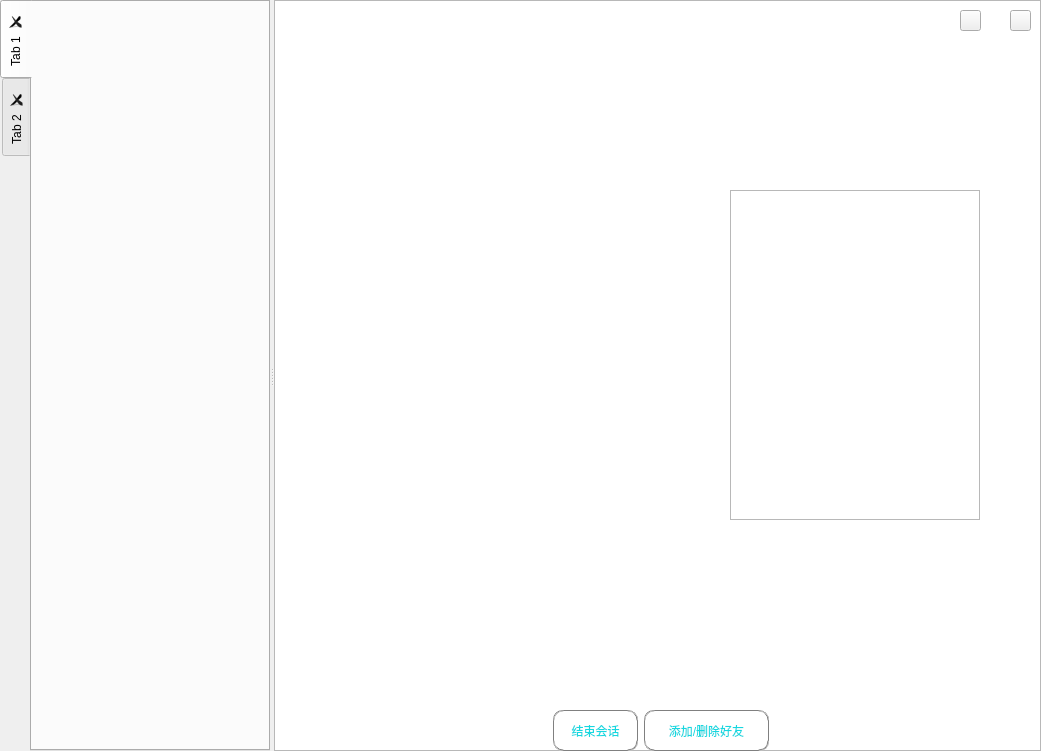
<?xml version="1.0" encoding="UTF-8"?>
<ui version="4.0">
 <class>MainInterface</class>
 <widget class="QWidget" name="MainInterface">
  <property name="geometry">
   <rect>
    <x>0</x>
    <y>0</y>
    <width>1041</width>
    <height>751</height>
   </rect>
  </property>
  <property name="windowTitle">
   <string>Form</string>
  </property>
  <property name="windowIcon">
   <iconset resource="Photo.qrc">
    <normaloff>:/new/prefix1/photo/icon.png</normaloff>:/new/prefix1/photo/icon.png</iconset>
  </property>
  <property name="layoutDirection">
   <enum>Qt::LeftToRight</enum>
  </property>
  <widget class="QSplitter" name="splitter">
   <property name="geometry">
    <rect>
     <x>0</x>
     <y>0</y>
     <width>1041</width>
     <height>751</height>
    </rect>
   </property>
   <property name="orientation">
    <enum>Qt::Horizontal</enum>
   </property>
   <widget class="QTabWidget" name="tabWidget">
    <property name="sizePolicy">
     <sizepolicy hsizetype="Expanding" vsizetype="Expanding">
      <horstretch>0</horstretch>
      <verstretch>0</verstretch>
     </sizepolicy>
    </property>
    <property name="minimumSize">
     <size>
      <width>270</width>
      <height>0</height>
     </size>
    </property>
    <property name="maximumSize">
     <size>
      <width>290</width>
      <height>16777215</height>
     </size>
    </property>
    <property name="styleSheet">
     <string notr="true"/>
    </property>
    <property name="tabPosition">
     <enum>QTabWidget::West</enum>
    </property>
    <property name="currentIndex">
     <number>0</number>
    </property>
    <property name="tabsClosable">
     <bool>true</bool>
    </property>
    <widget class="QWidget" name="tab">
     <attribute name="title">
      <string>Tab 1</string>
     </attribute>
    </widget>
    <widget class="QWidget" name="tab_2">
     <attribute name="title">
      <string>Tab 2</string>
     </attribute>
    </widget>
   </widget>
   <widget class="QWidget" name="layoutWidget">
    <layout class="QGridLayout" name="gridLayout">
     <item row="0" column="0" rowspan="2" colspan="2">
      <widget class="QListWidget" name="listWidget">
       <property name="minimumSize">
        <size>
         <width>220</width>
         <height>0</height>
        </size>
       </property>
       <property name="styleSheet">
        <string notr="true">font: 15pt &quot;Agency FB&quot;;
background-image: url(:/new/prefix1/photo/color.png);</string>
       </property>
      </widget>
     </item>
     <item row="1" column="1">
      <layout class="QVBoxLayout" name="verticalLayout">
       <item>
        <spacer name="verticalSpacer">
         <property name="orientation">
          <enum>Qt::Vertical</enum>
         </property>
         <property name="sizeHint" stdset="0">
          <size>
           <width>20</width>
           <height>40</height>
          </size>
         </property>
        </spacer>
       </item>
       <item>
        <layout class="QHBoxLayout" name="horizontalLayout">
         <item>
          <spacer name="horizontalSpacer">
           <property name="orientation">
            <enum>Qt::Horizontal</enum>
           </property>
           <property name="sizeHint" stdset="0">
            <size>
             <width>40</width>
             <height>20</height>
            </size>
           </property>
          </spacer>
         </item>
         <item>
          <widget class="QPushButton" name="pushButton_delete">
           <property name="minimumSize">
            <size>
             <width>85</width>
             <height>41</height>
            </size>
           </property>
           <property name="maximumSize">
            <size>
             <width>85</width>
             <height>41</height>
            </size>
           </property>
           <property name="styleSheet">
            <string notr="true">background-image: url(:/new/prefix1/photo/white.png);
font: 10pt &quot;幼圆&quot;;
color: rgb(21, 216, 224);
border:0.5px groove gray;border-radius:10px;padding:2px 4px;</string>
           </property>
           <property name="text">
            <string> 结束会话 </string>
           </property>
          </widget>
         </item>
         <item>
          <widget class="QPushButton" name="pushButton_addordelete">
           <property name="minimumSize">
            <size>
             <width>125</width>
             <height>41</height>
            </size>
           </property>
           <property name="maximumSize">
            <size>
             <width>125</width>
             <height>41</height>
            </size>
           </property>
           <property name="styleSheet">
            <string notr="true">background-image: url(:/new/prefix1/photo/white.png);
color: rgb(21, 216, 224);
border:0.5px groove gray;border-radius:10px;padding:2px 4px;
font: 10pt &quot;幼圆&quot;;</string>
           </property>
           <property name="text">
            <string> 添加/删除好友 </string>
           </property>
          </widget>
         </item>
         <item>
          <spacer name="horizontalSpacer_2">
           <property name="orientation">
            <enum>Qt::Horizontal</enum>
           </property>
           <property name="sizeHint" stdset="0">
            <size>
             <width>40</width>
             <height>20</height>
            </size>
           </property>
          </spacer>
         </item>
        </layout>
       </item>
      </layout>
     </item>
    </layout>
   </widget>
  </widget>
  <widget class="QTextEdit" name="textEdit_friInfo">
   <property name="geometry">
    <rect>
     <x>730</x>
     <y>190</y>
     <width>250</width>
     <height>330</height>
    </rect>
   </property>
   <property name="styleSheet">
    <string notr="true">font: 14pt &quot;幼圆&quot;;
background-image: url(:/new/prefix1/photo/color.png);
color: rgb(255, 255, 255);
border:0px groove gray；</string>
   </property>
   <property name="readOnly">
    <bool>true</bool>
   </property>
   <property name="html">
    <string>&lt;!DOCTYPE HTML PUBLIC &quot;-//W3C//DTD HTML 4.0//EN&quot; &quot;http://www.w3.org/TR/REC-html40/strict.dtd&quot;&gt;
&lt;html&gt;&lt;head&gt;&lt;meta name=&quot;qrichtext&quot; content=&quot;1&quot; /&gt;&lt;style type=&quot;text/css&quot;&gt;
p, li { white-space: pre-wrap; }
&lt;/style&gt;&lt;/head&gt;&lt;body style=&quot; font-family:'幼圆'; font-size:14pt; font-weight:400; font-style:normal;&quot;&gt;
&lt;p style=&quot;-qt-paragraph-type:empty; margin-top:0px; margin-bottom:0px; margin-left:0px; margin-right:0px; -qt-block-indent:0; text-indent:0px;&quot;&gt;&lt;br /&gt;&lt;/p&gt;&lt;/body&gt;&lt;/html&gt;</string>
   </property>
  </widget>
  <widget class="QPushButton" name="pushButton">
   <property name="geometry">
    <rect>
     <x>1010</x>
     <y>10</y>
     <width>21</width>
     <height>21</height>
    </rect>
   </property>
   <property name="styleSheet">
    <string notr="true">border-image: url(:/new/prefix1/photo/close.png);</string>
   </property>
   <property name="text">
    <string/>
   </property>
  </widget>
  <widget class="QPushButton" name="pushButton_2">
   <property name="geometry">
    <rect>
     <x>960</x>
     <y>10</y>
     <width>21</width>
     <height>21</height>
    </rect>
   </property>
   <property name="styleSheet">
    <string notr="true">border-image: url(:/new/prefix1/photo/min.png);</string>
   </property>
   <property name="text">
    <string/>
   </property>
  </widget>
  <widget class="QLabel" name="label">
   <property name="geometry">
    <rect>
     <x>300</x>
     <y>10</y>
     <width>121</width>
     <height>51</height>
    </rect>
   </property>
   <property name="styleSheet">
    <string notr="true">font: 18pt &quot;幼圆&quot;;
color: rgb(255, 255, 255);</string>
   </property>
   <property name="text">
    <string>好友列表</string>
   </property>
  </widget>
 </widget>
 <resources>
  <include location="Photo.qrc"/>
 </resources>
 <connections>
  <connection>
   <sender>pushButton</sender>
   <signal>clicked()</signal>
   <receiver>MainInterface</receiver>
   <slot>close()</slot>
   <hints>
    <hint type="sourcelabel">
     <x>1014</x>
     <y>22</y>
    </hint>
    <hint type="destinationlabel">
     <x>1004</x>
     <y>51</y>
    </hint>
   </hints>
  </connection>
  <connection>
   <sender>pushButton_2</sender>
   <signal>clicked()</signal>
   <receiver>MainInterface</receiver>
   <slot>showMinimized()</slot>
   <hints>
    <hint type="sourcelabel">
     <x>969</x>
     <y>17</y>
    </hint>
    <hint type="destinationlabel">
     <x>932</x>
     <y>19</y>
    </hint>
   </hints>
  </connection>
 </connections>
</ui>
